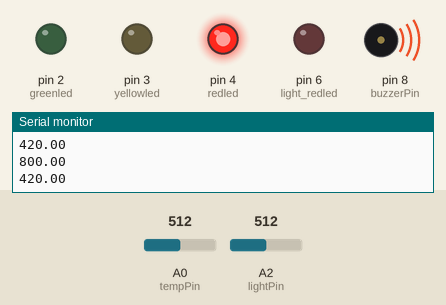
Simulated run of this sketch. Board: Arduino Uno, built with avr-gcc and run on an emulated ATmega328P. Parts: output pins drawn as LEDs (lit = HIGH), buzzer (waves = sounding), the last lines printed to the serial monitor. The test bench sets the inputs (shaded band); at power-on: A0 (tempPin) = 512, A2 (lightPin) = 512.

Above: at 1.2 s.
1.3 s: A0 (tempPin) set to 385
4.3 s: A0 (tempPin) set to 358
At 5.0 s:
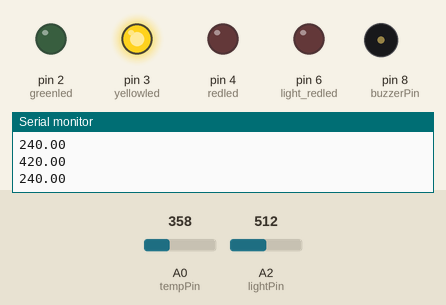
5.8 s: A2 (lightPin) set to 936
7.3 s: A2 (lightPin) set to 967
At 7.55 s:
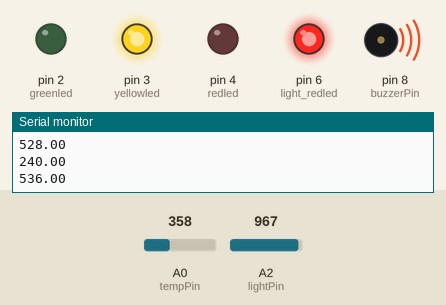
10.3 s: A0 (tempPin) set to 306
At 10.48 s:
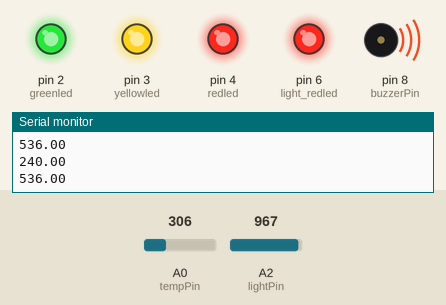
13.3 s: A2 (lightPin) set to 940
At 13.57 s:
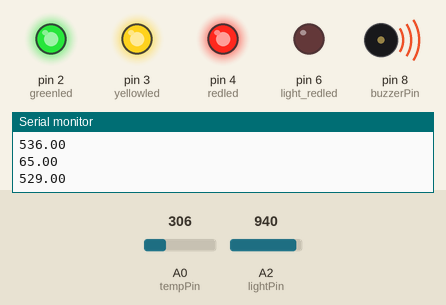
Timing chart, 0 to 17.3 s (numbered marks = the images above; inputs shaded):
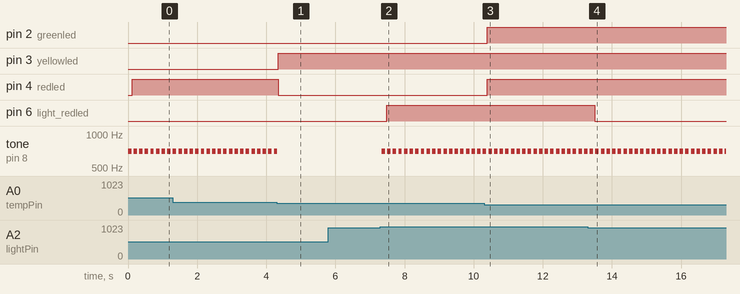

Measured:
- the behaviour switches between 370 and 369 on A0 (tempPin) (found by bisection; images 0 and 1)
- the behaviour switches between 949 and 950 on A2 (lightPin) (found by bisection; images 1 and 2)
- after the input at 4.3 s, pin 3 (yellowled): LOW → HIGH at once; pin 4 (redled): HIGH → LOW at once; tone on pin 8 (buzzerPin): goes on until 4.3 s, then stays silent
- after the input at 7.3 s, pin 6 (light_redled): LOW → HIGH after 0.18 s; tone on pin 8 (buzzerPin): alternates 700 Hz for 0.10 s and silent for 0.06 s, starting at once
- after the input at 10.3 s, pin 2 (greenled), pin 4 (redled): LOW → HIGH after 0.09 s
- after the input at 13.3 s, pin 6 (light_redled): HIGH → LOW after 0.20 s
- by itself, tone on pin 8 (buzzerPin): alternates 700 Hz for 0.10 s and silent for 0.06 s

The sketch:

gardener.ino
```cpp
/*
Serial communication was inspired from
https://learn.sparkfun.com/tutorials/connecting-arduino-to-processing/all

*/


#include <math.h>
//temperature
// baseline of temperature in the garden in Celsius
const int tempPin = A0;
const float temp_base = 28.5;

//alarm
const int buzzerPin = 8;

//light
const int lightPin = A2;
const int light_redled = 6;

//LEDs reacts to temperature
const int greenled = 2;
const int yellowled = 3;
const int redled = 4;

char val; // data received from processing are stored in val

void setup(){
  Serial.begin(9600);

    pinMode(greenled,OUTPUT);
    digitalWrite(greenled, LOW);

    pinMode(yellowled,OUTPUT);
    digitalWrite(yellowled, LOW);

    pinMode(redled,OUTPUT);
    digitalWrite(redled, LOW);

    pinMode(light_redled,OUTPUT);
    digitalWrite(light_redled, LOW);
}

//Use the Steinhart-Hart equation to convert to degrees C
//given function from moodle
double getTemperature(int rawADC) {
  rawADC += 220; // Modify the input value to calibrate the temperature.
  double temp;
  temp = log(((10240000/rawADC) - 10000));
  temp = 1 / (0.001129148 +
   (0.000234125 + (0.0000000876741 * temp * temp ))* temp );
  return temp - 273.15;   //convert kelvin to celsius
}


int checkTemp(){
  int check = analogRead(tempPin);
  double temperature = getTemperature(check);

  if(temp_base - 0.25 <= temperature && temperature < temp_base + 1.5){
    return 0;//safe
  }
  else if (temp_base + 1.5 <= temperature && temperature < temp_base + 3.6){
    return 1;//warm
  }
  else if(temperature >= temp_base + 3.6){
    return 2;//hot
  }
  else{
    return 3;//cold
  }

}


//function for letting processing knows if red LEDs are on or not
//processing will then turn the buzzer on because it is dangerous for plants
String checkRedLed(){
  int light = analogRead(lightPin);

  if(checkTemp()==2 || checkTemp()==3 || 950 <= light){
    tone(buzzerPin, 700, 100);
    delay(120);
  }
}


void loop(){
  int temp_input = analogRead(tempPin);
  double temperature = getTemperature(temp_input);
  double tempmap = map(temperature, 25, 32, 30, 275);//modify the range to the graph size

  int light_value = analogRead(lightPin);
  double lightmap = map(light_value, 100, 1100, 315, 570);//modify the range to the graph size
  checkRedLed();

  //temperature check

    switch(checkTemp()){
      case 0:   //safe
        digitalWrite(greenled, HIGH);
        digitalWrite(yellowled, LOW);
        digitalWrite(redled, LOW);
        Serial.println(tempmap);
        delay(20);
        break;

      case 1:   //warm
        digitalWrite(greenled, LOW);
        digitalWrite(yellowled, HIGH);
        digitalWrite(redled, LOW);
        Serial.println(tempmap);
        delay(20);
        break;

      case 2:   //hot
        digitalWrite(greenled, LOW);
        digitalWrite(yellowled, LOW);
        digitalWrite(redled, HIGH);
        Serial.println(tempmap);
        delay(20);
        break;

      case 3:   //cold
        digitalWrite(greenled, HIGH);
        digitalWrite(yellowled, HIGH);
        digitalWrite(redled, HIGH);
        Serial.println(tempmap);
        delay(20);
        break;
    }

  //light check

    if (1 <= light_value && light_value < 950){
      digitalWrite(light_redled, LOW);    //safe light intensity
      Serial.println(lightmap);
      delay(20);
    }
    else if (950 <= light_value){
      digitalWrite(light_redled, HIGH);   //dangerous light intensity
      Serial.println(lightmap);
      delay(20);
    }

}
```
